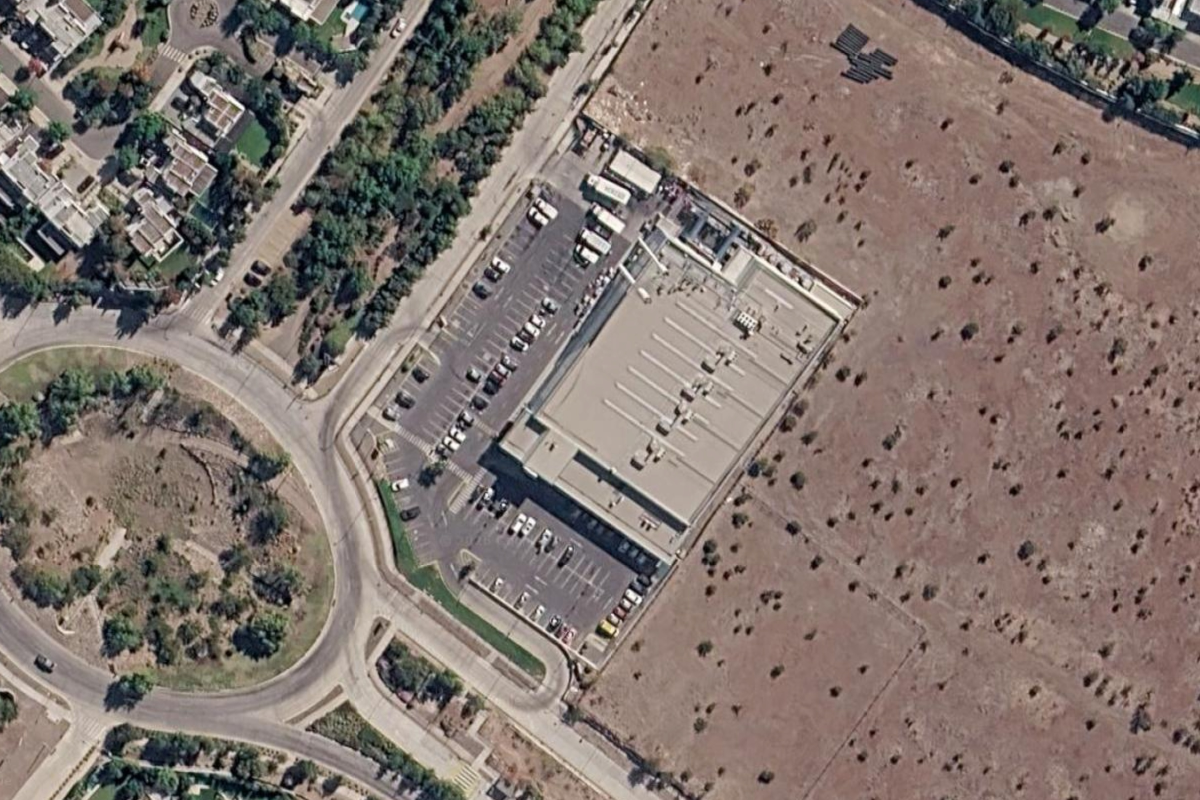
#> input picture raw/mascenter-presentacion/base-chamisero-i.jpg, 2400 x 1600 px (shown at 1/2 size)
$ python -i between-st-s5-togo-acabado.py   (imports and definitions only)
#> lines starting #> are read from the running program, lines starting #| are printed output that depends on the picture
### scripts/_entorno.py
#!/usr/bin/env python3
# -*- coding: utf-8 -*-
"""Resolución portable de rutas y credenciales.

Lo usa cualquier script de este repo para no quemar `/Users/Vale/...`, que rompe
en el Mac de otro diseñador. Es compatible hacia atrás: si el monorepo está donde
siempre estuvo, encuentra lo mismo que antes.

    from _entorno import RAIZ, OUT, RAW, PUBLIC, token_google, env_compartido, cargar_env

Orden de búsqueda de credenciales (la primera que exista gana):
  1. variable de entorno  COPYLAB_TOKEN / COPYLAB_ENV
  2. credentials/ dentro de este repo   ← lo que viaja en el ZIP si se decide incluirlo
  3. ../ASISTENTE PERSONAL/  (el layout del monorepo de Valeria)
  4. ~/copylab-work/respaldo-credenciales/
"""
import os
import pathlib
import sys

# ── Consola de Windows ────────────────────────────────────────────────────────
# PowerShell escribe en cp1252 y revienta con UnicodeEncodeError al imprimir un
# «✓» o un «✗». Lo peor no es el error: es que salta DESPUÉS de que el script ya
# hizo el trabajo, así que parece que falló algo cuando no falló nada. Se arregló
# a mano en siete scripts entre agosto y septiembre de 2026, y volvió a aparecer
# en el octavo y el noveno. Va acá porque todos los scripts del estudio importan
# este módulo: el décimo ya nace arreglado.
for _flujo in (sys.stdout, sys.stderr):
    try:
        _flujo.reconfigure(encoding="utf-8", errors="replace")
    except Exception:
        pass
#> further down, picture is the input picture: shape (1600, 2400, 3); mean B, G, R 110, 116.5, 129.2

# ── Raíz del repo: derivada de la ubicación de este archivo, nunca quemada ──
RAIZ = pathlib.Path(__file__).resolve().parent.parent
PUBLIC = RAIZ / "public"
ASSETS = PUBLIC / "assets"
OUT = RAIZ / "out"
RAW = RAIZ / "raw"
CLIENTS = RAIZ / "clients"


# [15 lines left out: functions _primera_que_exista, token_google, not called in this run]


SCOPES_GOOGLE = [
    "https://www.googleapis.com/auth/calendar",
    "https://www.googleapis.com/auth/gmail.send",
    "https://www.googleapis.com/auth/gmail.modify",
    "https://www.googleapis.com/auth/gmail.labels",
    "https://www.googleapis.com/auth/spreadsheets",
    "https://www.googleapis.com/auth/drive.file",
]
# Desde el 01-10-2026 el token del ESTUDIO (credentials/token.json) trae además
# drive.readonly, para leer el Drive ajeno (carpetas de las diseñadoras, del
# cliente). El del monorepo (ASISTENTE PERSONAL) no lo trae.
DRIVE_LECTURA = "https://www.googleapis.com/auth/drive.readonly"


# [71 lines left out: functions credenciales_google, env_compartido, clave_freepik, not called in this run]


FALTA_CLAVE = (
    "✗ No encuentro la clave de Magnific / Freepik.\n"
    "  Ábrela desde el llavero del repo:\n"
    "      python3 scripts/llavero.py abrir\n"
    "  (la contraseña del estudio se entrega una vez, en el onboarding)\n"
)


# [48 lines left out: functions cargar_env, exigir, python_venv, not called in this run]


# [10 lines that do not run on import are left out]

### scripts/between-st-s5-togo-acabado.py
#!/usr/bin/env python3
# -*- coding: utf-8 -*-
"""
BETWEEN · ST 28-09 — acabado de la escena generada
==================================================

Lo que hay que arreglar DESPUÉS del generador, según
`clients/hilton/PROMPTS-DE-ELI.md` § «dos cosas que hay que arreglar SIEMPRE»:

  **El color de marca no llega exacto.** Se pidió una pared `#675B49` y llegó
  `#7B685B`: más roja y más clara. Se corrige con una **ganancia multiplicativa
  por canal** —multiplicar conserva el degradado de la pared y su luz; sumar un
  offset la aplana y se ve de cartulina— y la ganancia se calcula sobre el
  **medio tono**, no sobre el promedio: el promedio arrastra la sombra del
  rincón y llevar ESO al café de marca revienta los medios.

La máscara es la pared, o sea todo menos la persona y el vaso. Se saca con
grabCut a media resolución, que sobre un fondo liso es trivial, y se afloja en
los bordes para que no quede un halo alrededor del sujeto.

Uso:
    python scripts/between-st-s5-togo-acabado.py
    python scripts/between-st-s5-togo-acabado.py --entrada <png> --fuerza 0.8
"""
from __future__ import annotations

import argparse
import os
import sys

import cv2
import numpy as np

sys.path.insert(0, os.path.dirname(os.path.abspath(__file__)))
from _entorno import RAIZ  # noqa: E402

ENTRADA = RAIZ / "raw/hilton/between/s5/gen-r29/st-28-09-togo-gen-pared.png"
SALIDA = RAIZ / "raw/hilton/between/s5/st-28-09-togo-r29.jpg"
ASSET = RAIZ / "public/assets/hilton/between/s5/st-28-09-togo.jpg"

CAFE = np.array([0x49, 0x5B, 0x67], np.float32)     # #675B49 en BGR
# Rectángulo de MEDIO TONO de la pared: ni el lado iluminado ni el rincón.
MEDIO_TONO = (200, 1200, 1100, 2400)                # x0, y0, x1, y1


def mascara_pared(im: np.ndarray) -> np.ndarray:
    """1 en la pared, 0 en la persona y el vaso."""
    h, w = im.shape[:2]
#> h = 1600; w = 2400
    ch, cw = h // 4, w // 4
#> ch = 400; cw = 600
    ch_im = cv2.resize(im, (cw, ch), interpolation=cv2.INTER_AREA)
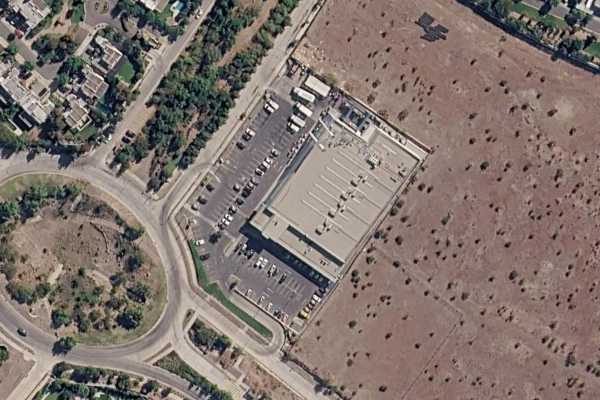
#> ch_im: shape (400, 600, 3); mean B, G, R 110, 116.5, 129.2
    m = np.full((ch, cw), cv2.GC_PR_BGD, np.uint8)
    # el sujeto vive en la columna central; la pared, en las dos franjas
    m[:, int(cw * 0.18):int(cw * 0.82)] = cv2.GC_PR_FGD
    m[int(ch * 0.30):int(ch * 0.62), int(cw * 0.30):int(cw * 0.70)] = cv2.GC_FGD
    m[:, :int(cw * 0.08)] = cv2.GC_BGD
    m[:, int(cw * 0.92):] = cv2.GC_BGD
    m[:int(ch * 0.12), :] = cv2.GC_BGD
    cv2.grabCut(ch_im, m, None, np.zeros((1, 65), np.float64),
                np.zeros((1, 65), np.float64), 4, cv2.GC_INIT_WITH_MASK)
    suj = np.where((m == cv2.GC_FGD) | (m == cv2.GC_PR_FGD), 255, 0).astype(np.uint8)
    suj = cv2.morphologyEx(suj, cv2.MORPH_CLOSE, np.ones((15, 15), np.uint8))
    n, lab, st, _ = cv2.connectedComponentsWithStats(suj, 8)
    if n > 1:
        suj = np.where(lab == 1 + int(np.argmax(st[1:, cv2.CC_STAT_AREA])), 255, 0).astype(np.uint8)
    suj = cv2.resize(suj, (w, h), interpolation=cv2.INTER_LINEAR)
    pared = 255 - cv2.dilate(suj, np.ones((25, 25), np.uint8))
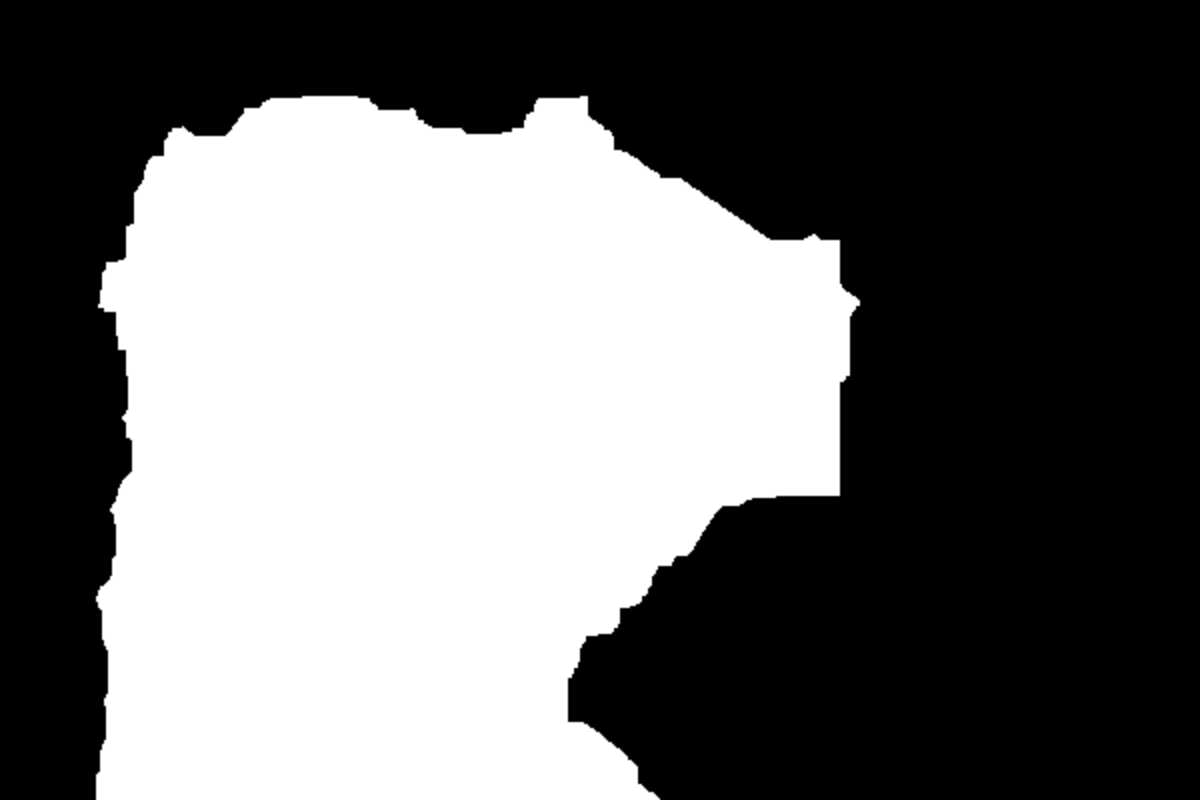
#> suj: shape (1600, 2400) (shown at 1/2 size); min 0, max 255, mean 109.3
    return cv2.GaussianBlur(pared.astype(np.float32), (0, 0), 18) / 255.0


# [128 lines left out: function main, not called in this run]


# [2 lines not run here, left out]

>>> import cv2
>>> picture = cv2.imread('../raw/mascenter-presentacion/base-chamisero-i.jpg')
>>> result = mascara_pared(picture)
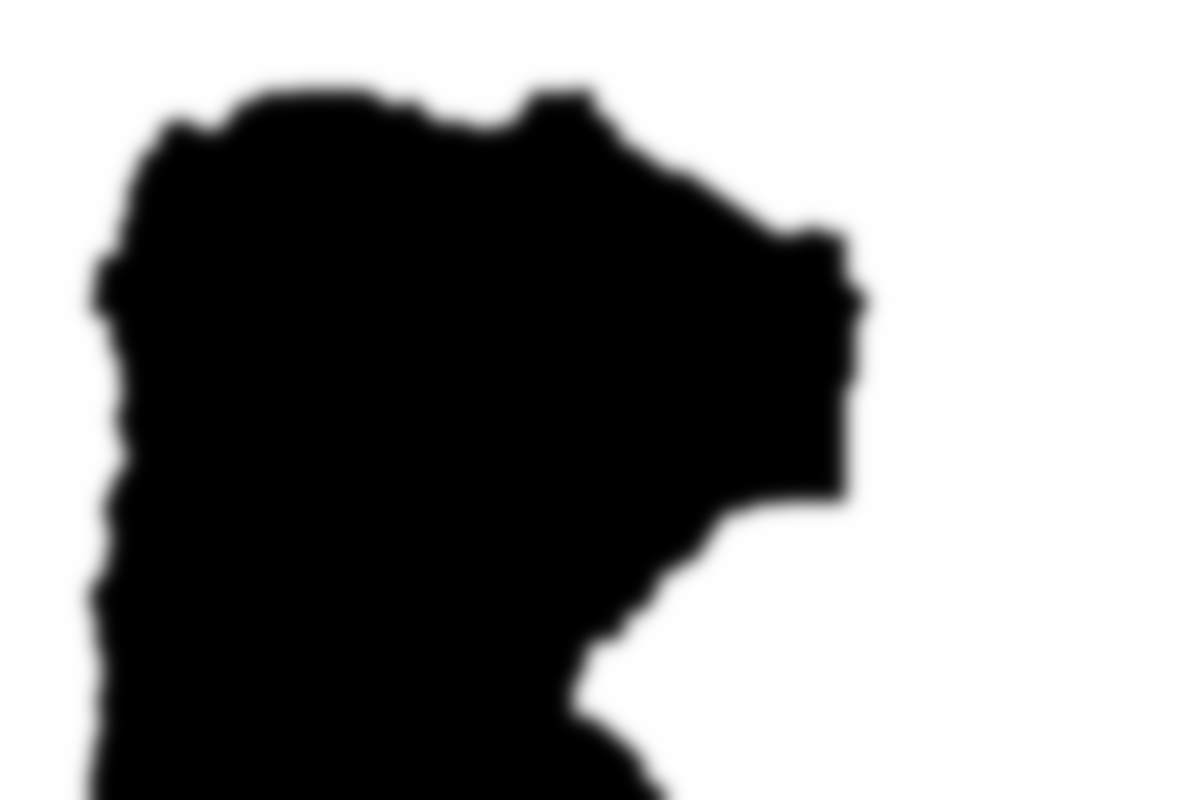
#> result: shape (1600, 2400) float32 (shown at 1/2 size); min 0, max 1, mean 0.554
